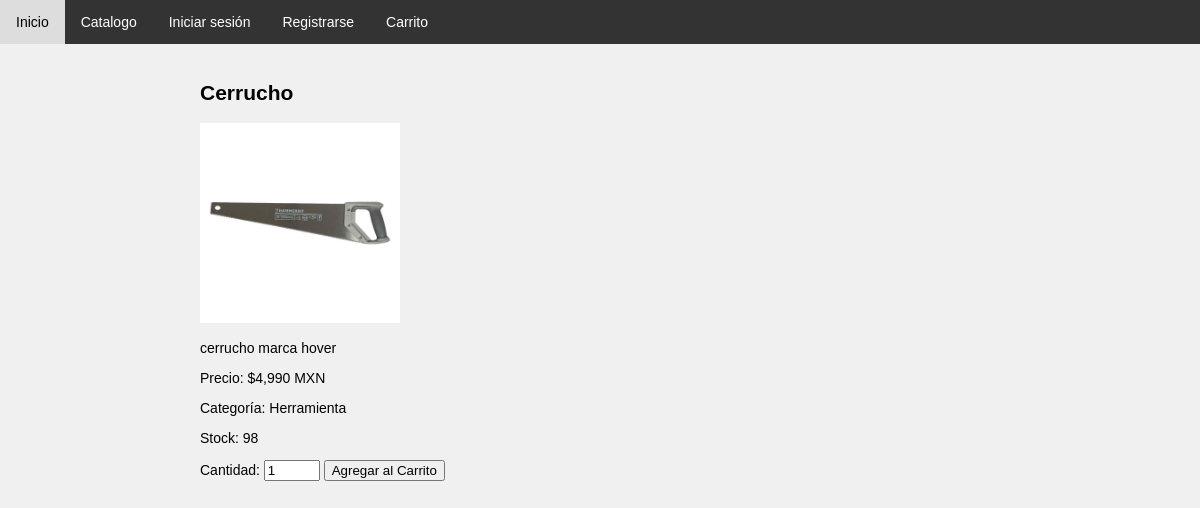
Screenshot of /catalogo/producto.php?id=33 with the database file from the repository.
### tables this page shows
CREATE TABLE `productos` (
  `id` int NOT NULL,
  `nombre` varchar(255) NOT NULL,
  `descripcion` text,
  `precio` decimal(10,2) NOT NULL,
  `stock` int NOT NULL,
  `categoria_id` int DEFAULT NULL,
  `imagen` varchar(255) DEFAULT NULL
);

CREATE TABLE `categorias` (
  `id` int NOT NULL,
  `nombre` varchar(255) NOT NULL
);

### catalogo/producto.php (the view, shortened to what this page needs)
<?php
require '../db.php';
if (isset($_GET['id'])) {
    $producto_id = $_GET['id'];
    $sql_producto = "SELECT p.*, c.nombre AS nombre_categoria FROM productos p LEFT JOIN categorias c ON p.categoria_id = c.id WHERE p.id = ?";
    $stmt_producto = $conn->prepare($sql_producto);
    $stmt_producto->bind_param("i", $producto_id);
    $stmt_producto->execute();
    $resultado_producto = $stmt_producto->get_result();
    if ($resultado_producto->num_rows > 0) {
        $producto = $resultado_producto->fetch_assoc();
    } else {
        $producto = null;
    }
}
?>
<!DOCTYPE html>
<html lang="es">
<head>
    <link rel="stylesheet" href="../navbar/styleNavbar.css">
    <link rel="stylesheet" href="productoStyle.css">
</head>
<body>
    <?php include '../navbar/navbar.php'; ?>
    <div class="wrapper">
        <?php if ($producto): ?>
            <h2><?php echo $producto['nombre']; ?></h2>
            <img src="../bodeguero/uploads/<?php echo $producto['imagen']; ?>" alt="<?php echo $producto['nombre']; ?>" style="width: 200px; height: auto;">
            <p><?php echo $producto['descripcion']; ?></p>
            <p>Precio: $<?php echo number_format($producto['precio'], 0); ?> MXN</p>
            <p>Categoría: <?php echo isset($producto['nombre_categoria']) ? $producto['nombre_categoria'] : 'No especificada'; ?></p>
            <p>Stock: <?php echo $producto['stock']; ?></p>
            <form method="post" action="producto.php?id=<?php echo $producto_id; ?>">
                <label for="cantidad">Cantidad:</label>
                <input type="number" id="cantidad" name="cantidad" value="1" min="1" max="<?php echo $producto['stock']; ?>" required>
                <button type="submit" name="agregar_carrito">Agregar al Carrito</button>
            </form>
        <?php else: ?>
            <p>Producto no encontrado.</p>
        <?php endif; ?>
    </div>
</body>
</html>

### navbar/styleNavbar.css (style rules this page uses)
body { font-family: Arial, sans-serif; background-color: #f0f0f0; margin: 0; padding: 0; }

### catalogo/productoStyle.css (style rules this page uses)
body { font: 14px sans-serif; }
.wrapper { width: 800px; padding: 20px; margin: auto; }

### rows the page displays
productos: nombre "Cerrucho", imagen (picture), descripcion "cerrucho marca hover", precio "4,990", categoria.nombre "Herramienta", stock "98"
